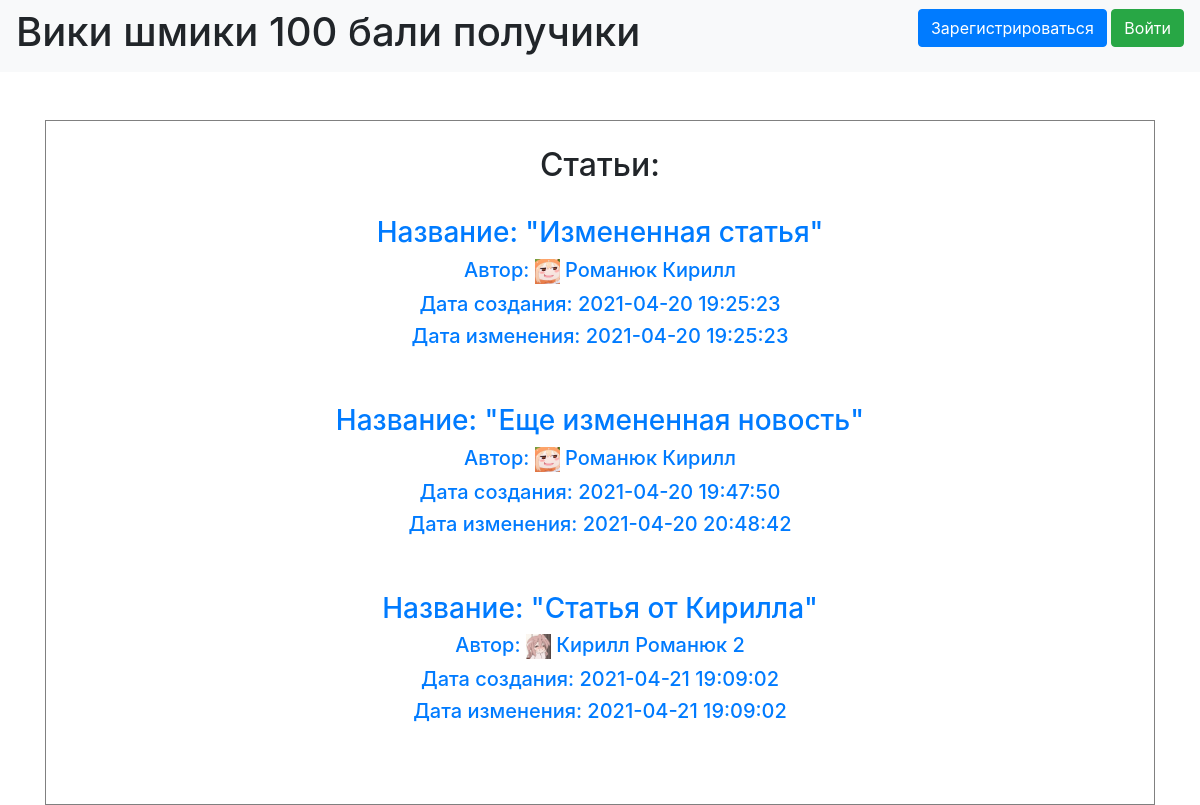
The page / on the database its author committed.
### data/articles.py (models this page shows)
class Article(SqlAlchemyBase):
    __tablename__ = 'articles'
    id = sqlalchemy.Column(sqlalchemy.Integer,
                           primary_key=True, autoincrement=True)
    user_id = sqlalchemy.Column(sqlalchemy.Integer, sqlalchemy.ForeignKey("users.id"))
    title = sqlalchemy.Column(sqlalchemy.String, nullable=True)
    text = sqlalchemy.Column(sqlalchemy.String, nullable=True)
    keywords = sqlalchemy.Column(sqlalchemy.String, nullable=True)
    add_date = sqlalchemy.Column(sqlalchemy.DateTime, nullable=True,
                                 default=datetime.datetime.now().strftime("%Y-%m-%d %H:%M:%S"))
    modified_date = sqlalchemy.Column(sqlalchemy.DateTime, nullable=True,
                                      default=datetime.datetime.now().strftime("%Y-%m-%d %H:%M:%S"))
    user = orm.relation('User')

### data/users.py (models this page shows, shortened)
class User(SqlAlchemyBase, UserMixin):
    __tablename__ = 'users'
    id = sqlalchemy.Column(sqlalchemy.Integer,
                           primary_key=True, autoincrement=True)
    surname = sqlalchemy.Column(sqlalchemy.String, nullable=True)
    name = sqlalchemy.Column(sqlalchemy.String, nullable=True)
    email = sqlalchemy.Column(sqlalchemy.String, unique=True)
    hashed_password = sqlalchemy.Column(sqlalchemy.String, nullable=True)
    level = sqlalchemy.Column(sqlalchemy.Integer, nullable=True, default=3)
    image_id = sqlalchemy.Column(sqlalchemy.String, sqlalchemy.ForeignKey("images.id"), default=1)
    registrated_date = sqlalchemy.Column(sqlalchemy.DateTime,
                                         default=datetime.datetime.now().strftime("%Y-%m-%d %H:%M:%S"))
    modified_date = sqlalchemy.Column(sqlalchemy.DateTime,
                                      default=datetime.datetime.now().strftime("%Y-%m-%d %H:%M:%S"))
    image = orm.relation('Image')
    def __repr__(self):
        return f"{self.surname} {self.name}"

### main.py (the view)
@app.route('/', methods=['GET', 'POST'])
def index():
    form = ArticleSearchForm()
    articles = get_articles()
    if request.method == 'POST':
        articles = get_articles([form.select.data, form.search.data, form.sorting.data])
        return render_template('index.html', articles=articles, form=form)
    return render_template('index.html', articles=articles, form=form)

### data/db_session.py (called while the page is built)
def create_session() -> Session:
    global __factory
    return __factory()

### data/images.py (called while the page is built)
    def __repr__(self):
        return f"{self.id}.png"

### main.py (called while the page is built, shortened)
def get_articles(params=None) -> list:
    db_sess = db_session.create_session()
    articles = db_sess.query(Article).all()
    return articles

### templates/index.html (shortened to what this page needs)
{% extends "base.html" %}
{% block content %}
    <div align="center" class="articles">
        <h2>Статьи:</h2><br>
        {% for article in articles %}
            <a href="/articles/{{ article.id }}"> <div>
                <h3>Название: "{{ article.title }}" </h3>
                <h5>Автор: <img src="static/img/users/{{ article.user.image|string }}" width="25px" height="25px">
                    {{ article.user }}</h5>
                <h5>Дата создания: {{ article.add_date }}</h5>
                <h5>Дата изменения: {{ article.modified_date }}</h5>
            </div> </a> <br><br>
        {% endfor %}
    </div>
{% endblock %}

### templates/base.html (shortened to what this page needs)
<!doctype html>
<html lang="en">
<head>
    <link rel="stylesheet"
          href="https://stackpath.bootstrapcdn.com/bootstrap/4.4.1/css/bootstrap.min.css"
>
    <link rel="stylesheet"
          href="{{ url_for('static', filename='css/style.css') }}">
</head>
<body>
<header>
    <nav class="navbar navbar-light bg-light">
        <h1>Вики шмики 100 бали получики</h1>
        {% if current_user.is_authenticated %}
            <p>
                <a href="http://127.0.0.1:8080/users/{{ current_user.id }}/change">
                    <img src="{{ url_for('static', filename='img/users/' + current_user.image|string) }}"
                         width="25px" height="25px">
                </a>
                {{ current_user.surname }}
                {{ current_user.name }}
            </p>
            <a class="navbar-brand" href="/logout">Выход</a>
        {% else %}
                <p>
                    <a class="btn btn-primary " href="/register">Зарегистрироваться</a>
                    <a class="btn btn-success" href="/login">Войти</a>
                </p>
        {% endif %}
    </nav><br><br>
</header>
<main role="main" class="container">
    {% block content %}{% endblock %}
</main>
</body>
</html>

### static/css/style.css (style rules this page uses)
.articles { border: 1px solid grey; padding: 25px; }

### rows shown on the page
Article: title "Измененная статья", user "Романюк Кирилл", add_date "2021-04-20 19:25:23", modified_date "2021-04-20 19:25:23"
Article: title "Еще измененная новость", user "Романюк Кирилл", add_date "2021-04-20 19:47:50", modified_date "2021-04-20 20:48:42"
Article: title "Статья от Кирилла", shows a picture, user "Кирилл Романюк 2", add_date "2021-04-21 19:09:02", modified_date "2021-04-21 19:09:02"
